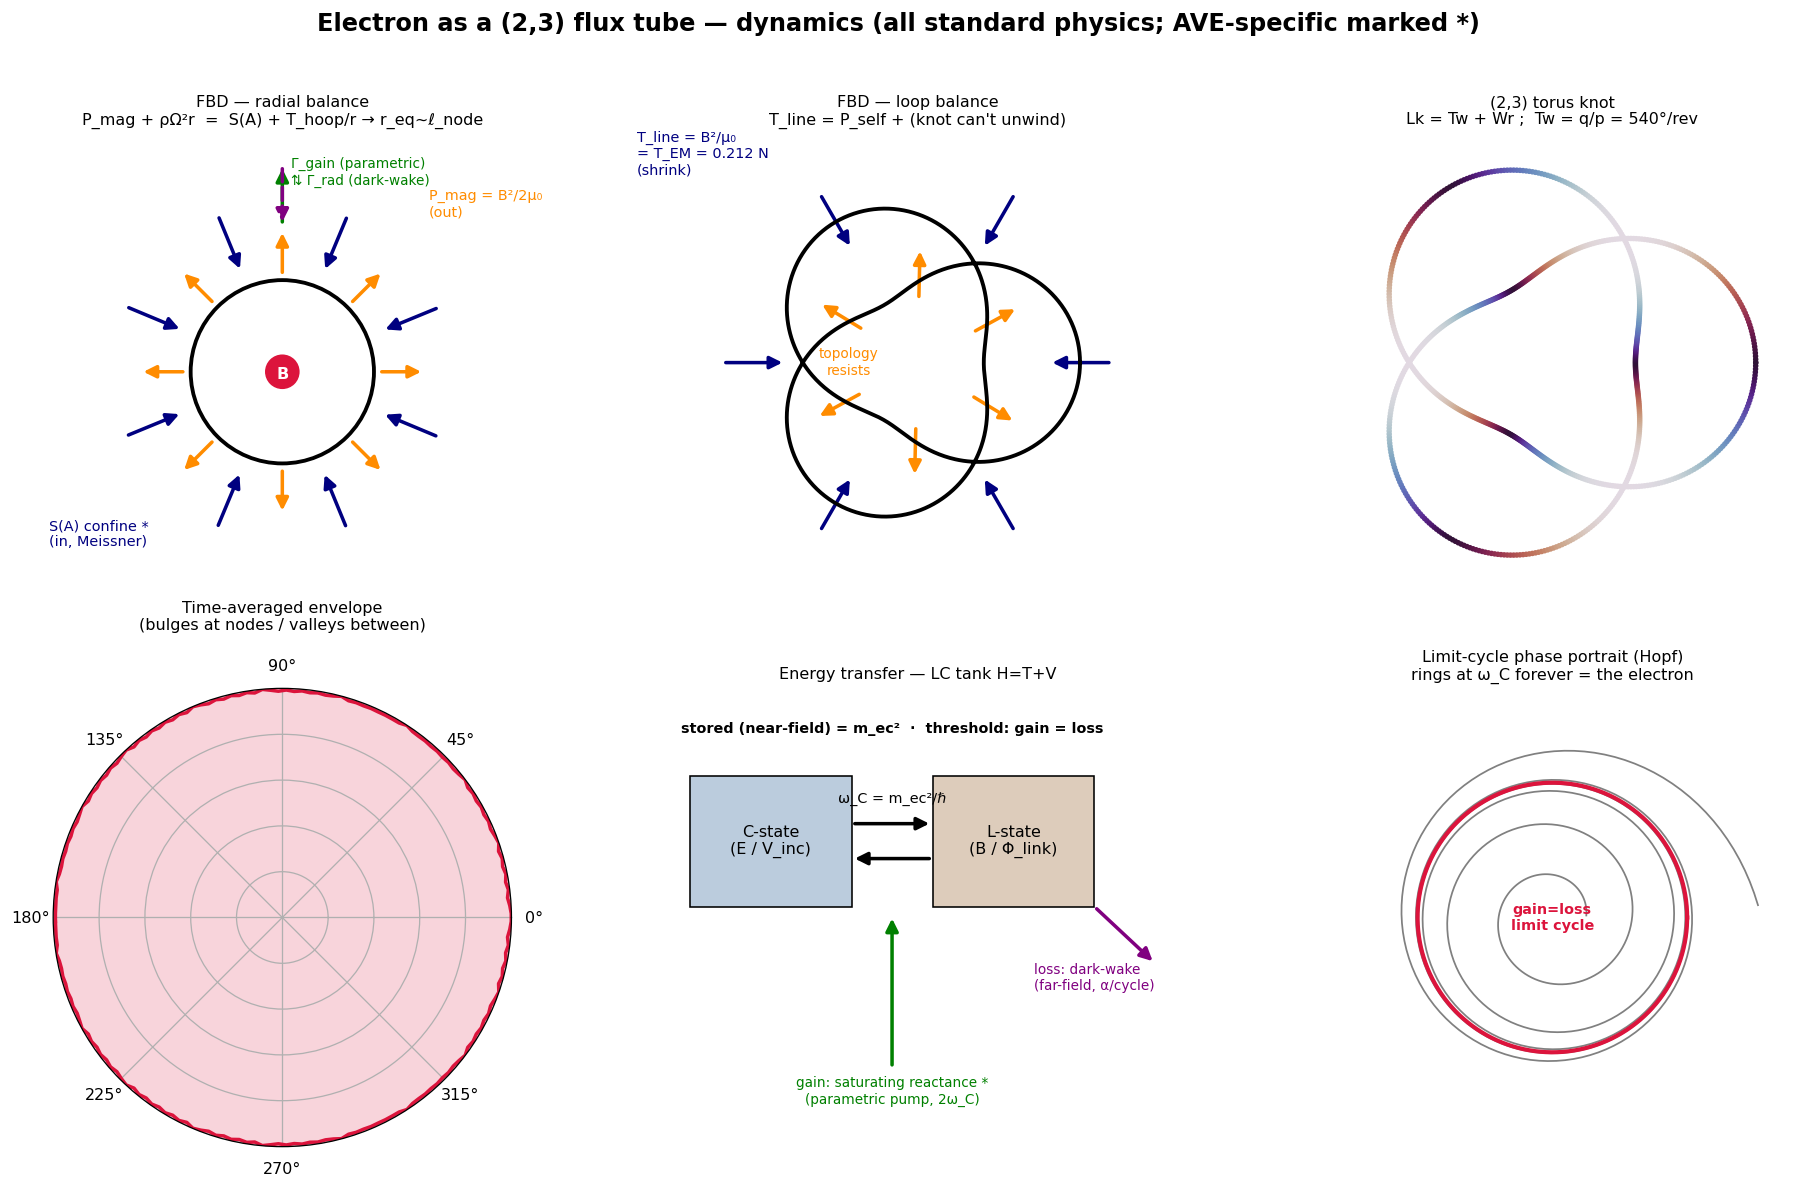

Here is the Python script that generated this plot:
"""Electron-as-(2,3)-flux-tube: FBD + envelope + energy + phase portrait.
All panels schematic-but-labeled with real AVE constants. Saves one PNG."""
import numpy as np
import matplotlib
matplotlib.use("Agg")
import matplotlib.pyplot as plt
from matplotlib.patches import FancyArrowPatch, Circle

fig, ax = plt.subplots(2, 3, figsize=(16.5, 10.5))
fig.suptitle("Electron as a (2,3) flux tube — dynamics (all standard physics; AVE-specific marked *)",
             fontsize=15, fontweight="bold")

def arrow(a, x0, y0, x1, y1, c, lw=2.2, ls="-"):
    a.add_patch(FancyArrowPatch((x0, y0), (x1, y1), arrowstyle="-|>", mutation_scale=16,
                                color=c, lw=lw, linestyle=ls))

# ---- Panel 1: FBD radial (cross-section pressure balance) ----
a = ax[0, 0]
a.add_patch(Circle((0, 0), 1.0, fill=False, lw=2.4, color="k"))
a.add_patch(Circle((0, 0), 0.18, color="crimson"))  # B-core
a.text(0, -0.02, "B", ha="center", va="center", color="white", fontweight="bold")
for ang in np.linspace(0, 2*np.pi, 8, endpoint=False):  # outward magnetic pressure
    arrow(a, 1.05*np.cos(ang), 1.05*np.sin(ang), 1.55*np.cos(ang), 1.55*np.sin(ang), "darkorange")
for ang in np.linspace(0, 2*np.pi, 8, endpoint=False)+0.39:  # inward confinement
    arrow(a, 1.85*np.cos(ang), 1.85*np.sin(ang), 1.18*np.cos(ang), 1.18*np.sin(ang), "navy")
arrow(a, 0, 1.6, 0, 2.25, "green")     # parametric gain (up)
arrow(a, 0, 2.25, 0, 1.6, "purple", ls="--")  # radiation reaction (down)
a.text(1.6, 1.7, "P_mag = B²/2μ₀\n(out)", color="darkorange", fontsize=9)
a.text(-2.55, -1.9, "S(A) confine *\n(in, Meissner)", color="navy", fontsize=9)
a.text(0.1, 2.05, "Γ_gain (parametric)\n⇅ Γ_rad (dark-wake)", color="green", fontsize=8.5)
a.set_title("FBD — radial balance\nP_mag + ρΩ²r  =  S(A) + T_hoop/r → r_eq~ℓ_node", fontsize=10)
a.set_xlim(-2.7, 2.7); a.set_ylim(-2.4, 2.6); a.set_aspect("equal"); a.axis("off")

# ---- Panel 2: FBD loop ((2,3) line-tension vs topology) ----
a = ax[0, 1]
t = np.linspace(0, 2*np.pi, 800)
p, q = 2, 3; R, r = 1.0, 0.42
xl = (R + r*np.cos(q*t))*np.cos(p*t); yl = (R + r*np.cos(q*t))*np.sin(p*t)
a.plot(xl, yl, "k", lw=2.4)
for ang in np.linspace(0, 2*np.pi, 6, endpoint=False):  # line tension inward (shrink)
    arrow(a, 1.7*np.cos(ang), 1.7*np.sin(ang), 1.15*np.cos(ang), 1.15*np.sin(ang), "navy")
for ang in np.linspace(0, 2*np.pi, 6, endpoint=False)+0.5:  # topological resist outward
    arrow(a, 0.55*np.cos(ang), 0.55*np.sin(ang), 1.0*np.cos(ang), 1.0*np.sin(ang), "darkorange")
a.text(-2.45, 1.65, "T_line = B²/μ₀\n= T_EM = 0.212 N\n(shrink)", color="navy", fontsize=9)
a.text(-0.6, -0.1, "topology\nresists", color="darkorange", fontsize=8.5, ha="center")
a.set_title("FBD — loop balance\nT_line = P_self + (knot can't unwind)", fontsize=10)
a.set_xlim(-2.1, 2.1); a.set_ylim(-2.0, 2.0); a.set_aspect("equal"); a.axis("off")

# ---- Panel 3: the (2,3) torus knot ----
a = ax[0, 2]
zc = r*np.sin(q*t)
sc = a.scatter(xl, yl, c=zc, cmap="twilight", s=6)
a.set_title("(2,3) torus knot\nLk = Tw + Wr ;  Tw = q/p = 540°/rev", fontsize=10)
a.set_xlim(-1.6, 1.6); a.set_ylim(-1.6, 1.6); a.set_aspect("equal"); a.axis("off")

# ---- Panel 4: time-averaged angular envelope (bulges/valleys) ----
a = ax[1, 0]; a.remove()
a = fig.add_subplot(2, 3, 4, projection="polar")
tt = np.linspace(0, 2*np.pi, 20000)
xe = (R + r*np.cos(q*tt))*np.cos(p*tt); ye = (R + r*np.cos(q*tt))*np.sin(p*tt)
az = np.arctan2(ye, xe); rho = np.hypot(xe, ye)
nb = 180; edges = np.linspace(-np.pi, np.pi, nb+1)
idx = np.digitize(az, edges) - 1; idx = np.clip(idx, 0, nb-1)
dens = np.bincount(idx, weights=rho, minlength=nb)  # time-weighted radial mass per az
centers = 0.5*(edges[:-1]+edges[1:])
dens = dens/dens.max()
a.plot(np.append(centers, centers[0]), np.append(dens, dens[0]), color="crimson", lw=2.2)
a.fill(np.append(centers, centers[0]), np.append(dens, dens[0]), color="crimson", alpha=0.18)
a.set_title("Time-averaged envelope\n(bulges at nodes / valleys between)", fontsize=10, pad=18)
a.set_yticklabels([])

# ---- Panel 5: energy-transfer flow ----
a = ax[1, 1]
a.add_patch(plt.Rectangle((0.1, 0.55), 0.32, 0.3, fc="#bcd", ec="k"))
a.add_patch(plt.Rectangle((0.58, 0.55), 0.32, 0.3, fc="#dcb", ec="k"))
a.text(0.26, 0.70, "C-state\n(E / V_inc)", ha="center", va="center", fontsize=10)
a.text(0.74, 0.70, "L-state\n(B / Φ_link)", ha="center", va="center", fontsize=10)
arrow(a, 0.42, 0.74, 0.58, 0.74, "k"); arrow(a, 0.58, 0.66, 0.42, 0.66, "k")
a.text(0.5, 0.79, "ω_C = m_ec²/ℏ", ha="center", fontsize=9)
arrow(a, 0.5, 0.18, 0.5, 0.53, "green")   # gain in
arrow(a, 0.9, 0.55, 1.02, 0.42, "purple")  # loss out
a.text(0.5, 0.10, "gain: saturating reactance *\n(parametric pump, 2ω_C)", ha="center", color="green", fontsize=8.5)
a.text(0.78, 0.36, "loss: dark-wake\n(far-field, α/cycle)", color="purple", fontsize=8.5)
a.text(0.5, 0.95, "stored (near-field) = m_ec²  ·  threshold: gain = loss",
       ha="center", fontsize=9, fontweight="bold")
a.set_title("Energy transfer — LC tank H=T+V", fontsize=10)
a.set_xlim(0, 1.1); a.set_ylim(0, 1.05); a.axis("off")

# ---- Panel 6: limit-cycle phase portrait (Hopf) ----
a = ax[1, 2]
mu = 1.0; om = 6.0; dt = 0.01
for r0 in (1.55, 0.25):
    rr, th = r0, 0.0; xs, ys = [], []
    for _ in range(900):
        rr += dt*rr*(mu - rr*rr); th += dt*om
        xs.append(rr*np.cos(th)); ys.append(rr*np.sin(th))
    a.plot(xs, ys, lw=1.1, color="gray")
ang = np.linspace(0, 2*np.pi, 300)
a.plot(np.sqrt(mu)*np.cos(ang), np.sqrt(mu)*np.sin(ang), color="crimson", lw=2.6)
a.text(0, 0, "gain=loss\nlimit cycle", ha="center", va="center", color="crimson", fontsize=9, fontweight="bold")
a.set_title("Limit-cycle phase portrait (Hopf)\nrings at ω_C forever = the electron", fontsize=10)
a.set_xlim(-1.7, 1.7); a.set_ylim(-1.7, 1.7); a.set_aspect("equal"); a.axis("off")

plt.tight_layout(rect=[0, 0, 1, 0.96])
plt.savefig("research/figures/flux_tube_dynamics.png", dpi=115, bbox_inches="tight")
print("saved research/figures/flux_tube_dynamics.png")
